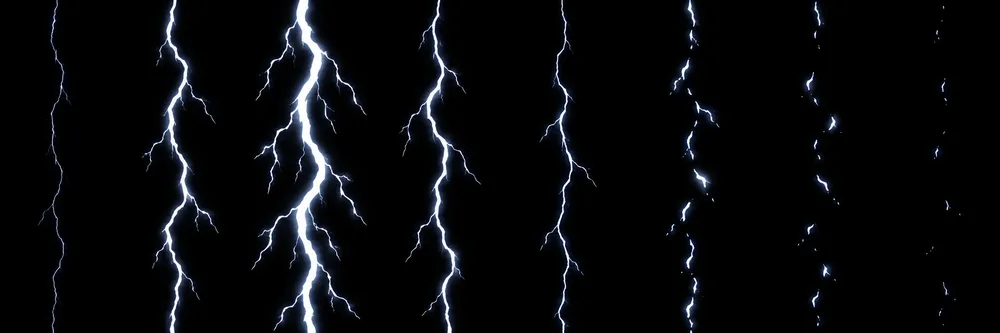
#> input picture creative/_fx/bolt-sheet/raw.webp, 1000 x 333 px, shrunk from 2172 x 724 before the run
$ python split-frames.py --in ../creative/_fx/bolt-sheet/raw.webp --out out.png --frames 5
#> lines starting #> are read from the running program, lines starting #| are printed output that depends on the picture; after the words box and inside, x2 and y2 are one past the last pixel; in counts of white or black regions, pixels touching at a corner belong together
#!/usr/bin/env python3
"""붙어버린 프레임 줄에 빈 열을 넣어 준다 (`slice-sheet.py` 앞단계).

    C:\\ComfyUI\\.venv\\Scripts\\python.exe scripts/split-frames.py \\
        --in <프레임줄.png> --out <결과.png> --frames 6

`slice-sheet.py` 는 **세로로 완전히 빈 열**을 경계로 프레임을 나눈다. 생성물은
팔·다리·옷자락이 옆 프레임에 닿는 경우가 잦아 두 프레임이 한 덩어리로 잡힌다.
slice-sheet 에도 `split_wide()` 가 있지만, 그건 **붙은 게 하나일 때** 쓸 수 있다 —
프레임 폭의 중앙값으로 판단하는데 절반이 붙어 버리면 중앙값 자체가 두 배가 되어
"넓은 구간이 없다"고 판단하고 멈춘다 (6프레임이 4덩어리로 잡힌 경우가 그것이다).

**먼저 생성 쪽을 고쳐라 — 이건 마지막 수단이다.**

프레임이 붙는 진짜 원인은 생성 단계에서 프레임끼리 겹쳐 그려진 것이다. 옷자락이
옆 칸을 침범하면 **어디를 잘라도 그림을 관통한다** (Ted 코트가 세로로 잘리고 조각이
떨어져 나왔다). 프롬프트에 "각 프레임은 완전히 분리된 섬이어야 하고, 캐릭터를 더
작게 그려서 좌우에 넓은 흰 여백을 남겨라"를 넣으면 6프레임이 편차 4% 로 깔끔하게
갈린다. 그게 정답이고, 이 스크립트는 그래도 살짝 붙었을 때만 쓴다.

여기서는 **프레임 수를 알고 있다**는 사실을 쓴다. 균등 분할 지점 주변만 뒤져
세로 알파 합이 가장 작은 열을 찾고, 거기에 얇은 투명 띠를 넣는다. 균등 분할을
그대로 자르지 않고 주변을 뒤지는 이유는, 생성물의 프레임 간격이 조금씩 어긋나
정확히 n등분 지점에서 자르면 캐릭터를 관통하기 때문이다.
"""
from __future__ import annotations

import argparse
import sys

import numpy as np
from PIL import Image

if hasattr(sys.stdout, "reconfigure"):
    sys.stdout.reconfigure(encoding="utf-8", errors="replace")

ALPHA = 16
GUTTER = 6          # 넣을 빈 띠의 폭


def main() -> int:
    ap = argparse.ArgumentParser()
    ap.add_argument("--in", dest="src", required=True)
    ap.add_argument("--out", dest="dst", required=True)
    ap.add_argument("--frames", type=int, required=True)
    ap.add_argument("--search", type=float, default=0.35,
                    help="균등 분할 지점 주변 탐색 폭 (프레임 폭 대비 비율)")
    a = ap.parse_args()

    im = Image.open(a.src).convert("RGBA")
    arr = np.array(im)
    al = arr[:, :, 3]
#> al: shape (333, 1000); every value is 255

    xs = np.where((al > ALPHA).sum(axis=0) > 0)[0]
#> xs = 1000 values from 0 to 999
    if len(xs) == 0:
        raise SystemExit("내용이 없습니다")
    x0, x1 = int(xs.min()), int(xs.max())
#> x0 = 0; x1 = 999
    span = x1 - x0 + 1
#> span = 1000
    fw = span / a.frames
#> fw = 200
    reach = max(4, int(fw * a.search))
#> reach = 70

    colsum = al.astype(int).sum(axis=0)
#> colsum = 1000 values from 84915 to 84915
    cuts = []
    for i in range(1, a.frames):
        guess = x0 + round(fw * i)
        lo, hi = max(x0 + 1, guess - reach), min(x1 - 1, guess + reach)
        window = colsum[lo:hi + 1]
        best = lo + int(np.argmin(window))
        cuts.append(best)
        print(f"  경계 {i}: 예상 {guess} → {best} (알파합 {int(colsum[best])})")
#> this loop made 4 passes
#> (guess, lo, hi, best) on passes 1 to 4: (200, 130, 270, 130), (400, 330, 470, 330), (600, 530, 670, 530), (800, 730, 870, 730)
#|   경계 1: 예상 200 → 130 (알파합 84915)
#|   경계 2: 예상 400 → 330 (알파합 84915)
#|   경계 3: 예상 600 → 530 (알파합 84915)
#|   경계 4: 예상 800 → 730 (알파합 84915)
#> after the loop, cuts = [130, 330, 530, 730]

    for c in cuts:
        lo, hi = max(0, c - GUTTER // 2), min(arr.shape[1], c + GUTTER // 2 + 1)
        arr[:, lo:hi, 3] = 0
#> this loop made 4 passes
#> (c, lo, hi) on passes 1 to 4: (130, 127, 134), (330, 327, 334), (530, 527, 534), (730, 727, 734)
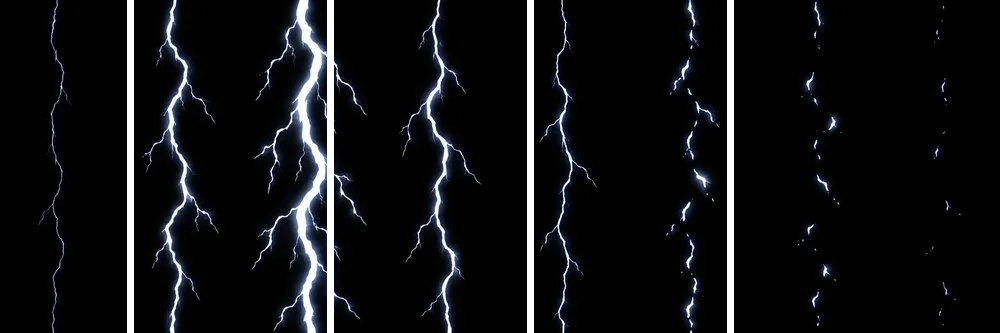
#> arr: shape (333, 1000, 4); mean R, G, B, A 8.6, 9.7, 11.9, 247.9; transparent parts drawn white

    out = Image.fromarray(arr)
    out.save(a.dst)

    # 확인 — 이제 몇 덩어리로 갈리는가
    al2 = np.array(out)[:, :, 3] > ALPHA
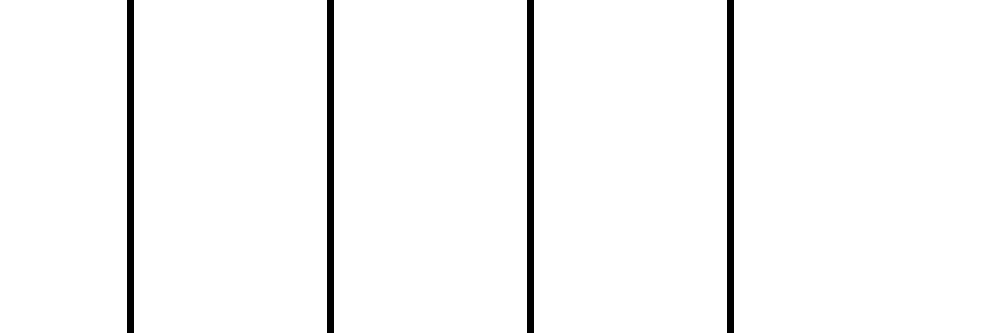
#> al2: shape (333, 1000) bool; 97.2% white; 4 black regions, box (x1, y1, x2, y2) and area: (127, 0, 134, 333) 2331, (327, 0, 334, 333) 2331, (527, 0, 534, 333) 2331, (727, 0, 734, 333) 2331
    filled = al2.sum(axis=0) > 0
    spans, st = [], None
    for x, v in enumerate(filled):
        if v and st is None:
            st = x
        elif not v and st is not None:
            spans.append((st, x - 1)); st = None
#> after the loop, spans = [(0, 126), (134, 326), (334, 526), (534, 726)]; st = 734
    if st is not None:
        spans.append((st, len(filled) - 1))
    spans = [s for s in spans if s[1] - s[0] >= 4]
#> spans = [(0, 126), (134, 326), (334, 526), (534, 726), (734, 999)]
    print(f"{a.dst}: {len(spans)}덩어리 {[e - s + 1 for s, e in spans]}")
#| out.png: 5덩어리 [127, 193, 193, 193, 266]
    if len(spans) != a.frames:
        print(f"경고: {a.frames}개를 기대했지만 {len(spans)}개입니다 — --search 를 조정해 보세요")
    return 0


if __name__ == "__main__":
    raise SystemExit(main())
#> (the program exits here)
